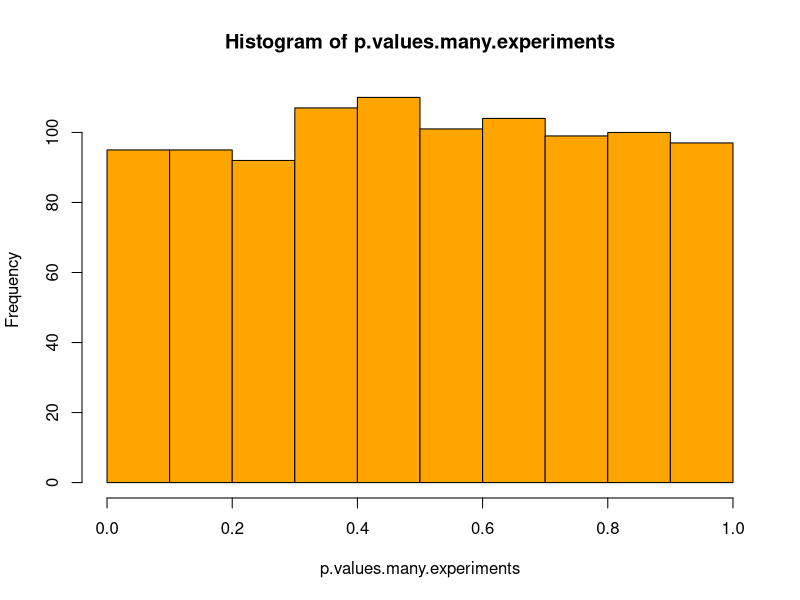
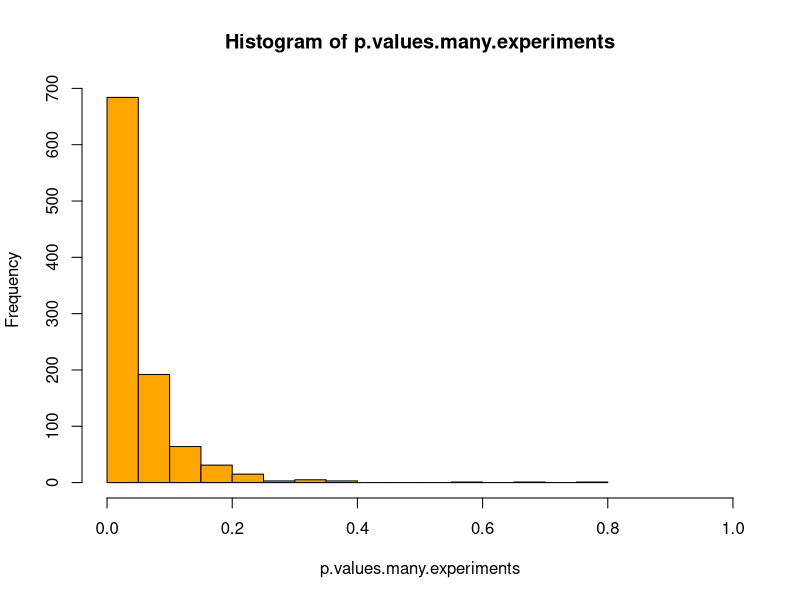

Write R code to recreate these figures, in order.
## ---- chunk 1
m=10
## ---- chunk 2
set.seed(17)
dati=data.frame(farmaco=c("standard","standard","standard",
                        "new","new","new"),
                pressione=rnorm(6,mean = 150,sd = 10))
dati

t.test(pressione~farmaco,data=dati)
## ---- chunk 3
# Uso lo script precedente, ad ogni generazione estraggo il p-value con $p.value e replico B (=20 o =1000) volte
B=1000
p.values.many.experiments=replicate(B,{
  dati=data.frame(farmaco=c("standard","standard","standard",
                          "new","new","new"),
                  pressione=rnorm(6,mean = 150,sd = 10))
  t.test(pressione~farmaco,data=dati)$p.value
}
)

#conto quante volte il p-value<.05
sum(p.values.many.experiments<.05)
## ---- chunk 4
hist(p.values.many.experiments,col="orange")
sum(p.values.many.experiments<=.05)/B
#analogamente per un qualsiasi altro valore di significatività:
sum(p.values.many.experiments<=.10)/B
## ---- chunk 5
set.seed(17)
dati=data.frame(farmaco=c("standard","standard","standard",
                        "new","new","new"),
                pressione=rnorm(6,mean = c(150,150,150,150-30,150-30,150-30),sd = 10))
dati

t.test(pressione~farmaco,data=dati)
## ---- chunk 6
# Uso lo script precedente, ad ogni generazione estraggo il p-value con $p.value e replico B (=20 o =1000) volte
B=1000
p.values.many.experiments=replicate(B,{
  dati=data.frame(farmaco=c("standard","standard","standard",
                          "new","new","new"),
                  pressione=rnorm(6,mean =  c(150,150,150,150-30,150-30,150-30),sd = 10))
  t.test(pressione~farmaco,data=dati)$p.value
}
)

#conto quante volte il p-value<.05
sum(p.values.many.experiments<.05)
## ---- chunk 7
hist(p.values.many.experiments,xlim=c(0,1),col="orange")
sum(p.values.many.experiments<=.05)/B
#analogamente per un qualsiasi altro valore di significatività:
sum(p.values.many.experiments<=.10)/B
## ---- chunk 8
m=10
alpha_a=.05
alpha_b=1-(1-.05)^(1/m)
# un singolo esperimento con m endpoints (e altrettante verifiche di ipotesi e p-values)
 endpoints=matrix(rnorm(6*m),6,m)

p.values.1.experiment=apply(endpoints , 2, function(y) t.test(y[1:3],y[4:6],var.equal = TRUE)$p.value)

 c(n.rifiuti_a=sum(p.values.1.experiment<alpha_a),
      n.rifiuti_b=sum(p.values.1.experiment<alpha_b)
   )

# replichiamo B volte
res=replicate(B,{
 endpoints=matrix(rnorm(6*m),6,m)
 p.values.1.experiment=apply(endpoints , 2, 
                             function(y) t.test(y[1:3],y[4:6],var.equal = TRUE)$p.value)
 c(n.rifiuti_a=sum(p.values.1.experiment<alpha_a),
   n.rifiuti_b=sum(p.values.1.experiment<alpha_b)
   )
}
)

#Numero di rifiuti:
table(res["n.rifiuti_a",])
# Quante volte abbiamo commesso almeno un errore? (= quante volte almeno un rifiuto?)
sum(res["n.rifiuti_a",]>0)

table(res["n.rifiuti_b",])
# quante volte almeno un errore?
sum(res["n.rifiuti_b",]>0)

## ---- chunk 9
 # genero la risposta di 6 pazienti su m enpoint
 endpoints=matrix(rnorm(6*m),6,m)
 # aggiunto un valore di 3 ai valori riferiti 
 # ai primi 5 endpoint per i tre pazienti con il farmaco new 
 endpoints[4:6,1:5]= endpoints[4:6,1:5]+3
 endpoints

 p.values.1.experiment=apply(endpoints , 2, function(y) t.test(y[1:3],y[4:6])$p.value)

 c(n.rifiuti_a=sum(p.values.1.experiment<alpha_a),
      n.rifiuti_b=sum(p.values.1.experiment<alpha_b),
   n.rifiuti_a_H0=sum(p.values.1.experiment[-(1:5)]<alpha_a),
   n.rifiuti_b_H0=sum(p.values.1.experiment[-(1:5)]<alpha_b),
   n.rifiuti_a_H1=sum(p.values.1.experiment[1:5]<alpha_a),
   n.rifiuti_b_H1=sum(p.values.1.experiment[1:5]<alpha_b)
   )
   

 p.values.1.experiment
